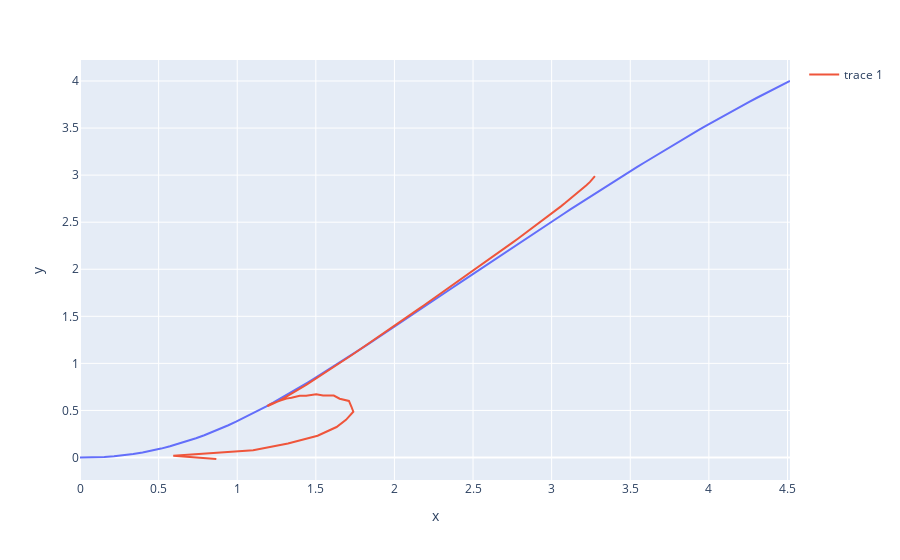

Here is the notebook cell this chart was saved with:
### Code cell
shape = model.shape(matrix, prin_dat={'upper', 'lower', 'upper_director'})
fig = px.line(x=shape['intermonolayer'][0], y=shape['intermonolayer'][1])
#fig.add_scatter(x=shape['upper'][0], y=shape['upper'][1])
fig.show()
